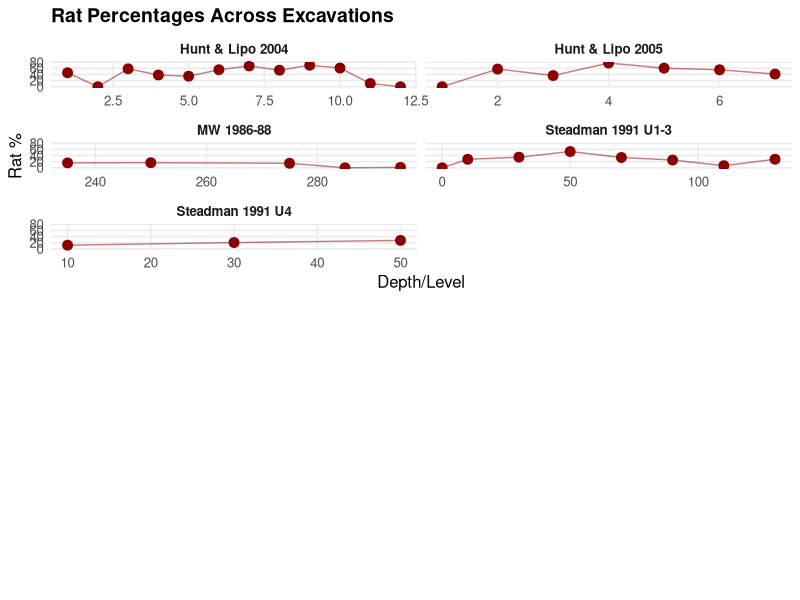
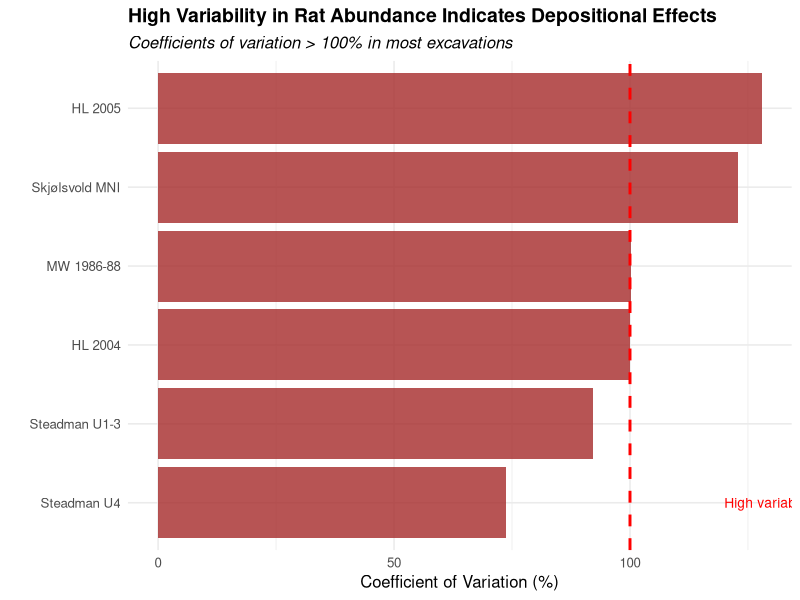
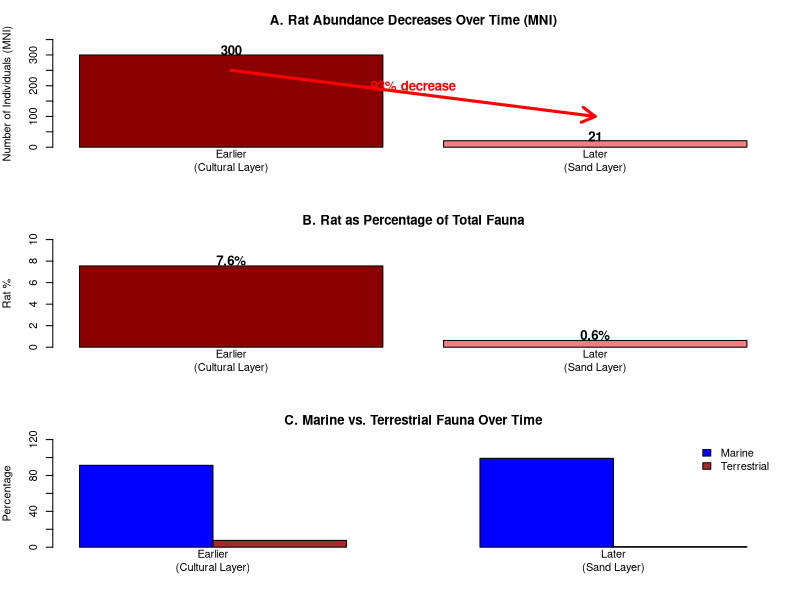
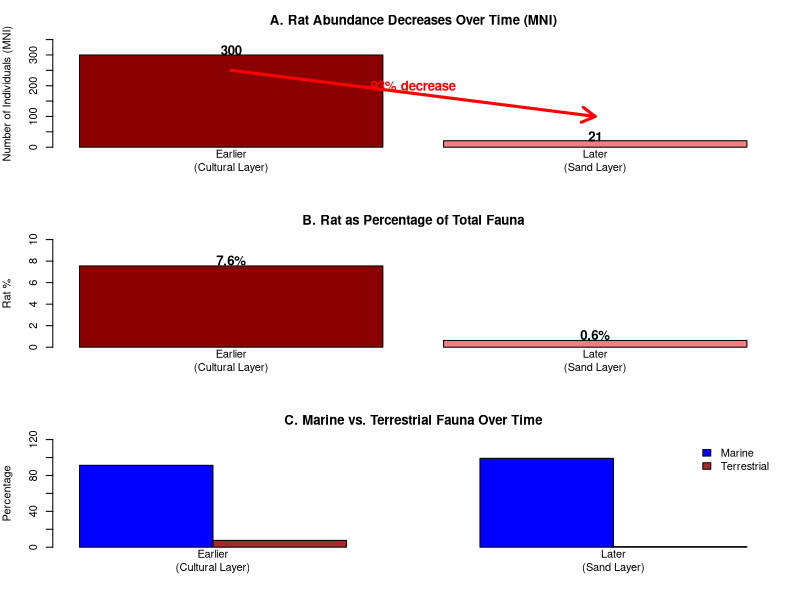
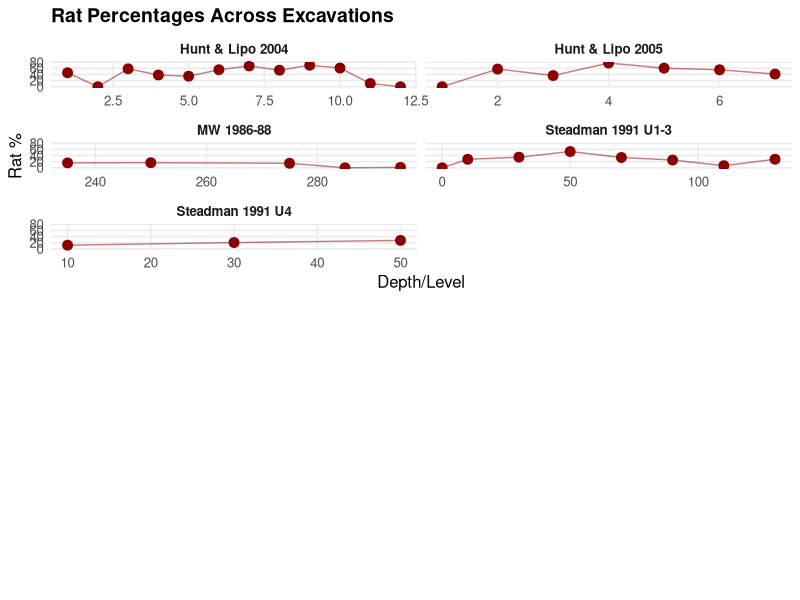
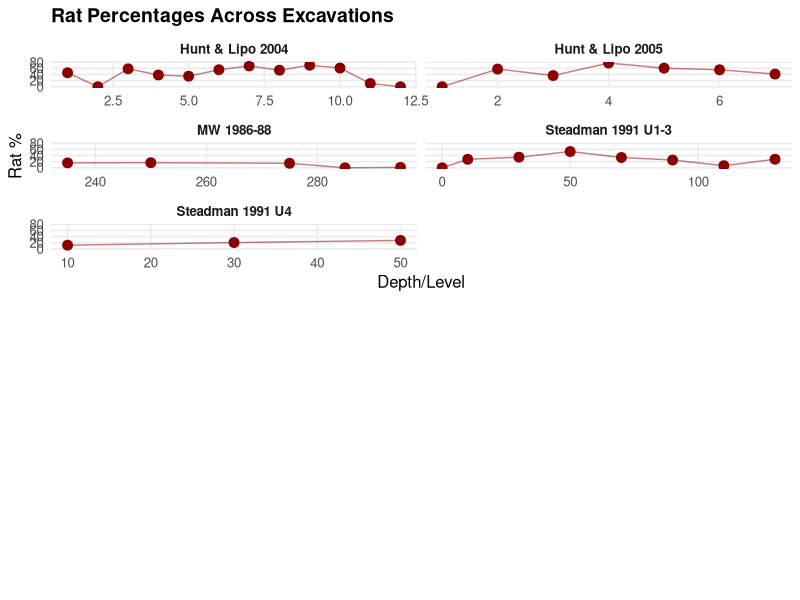
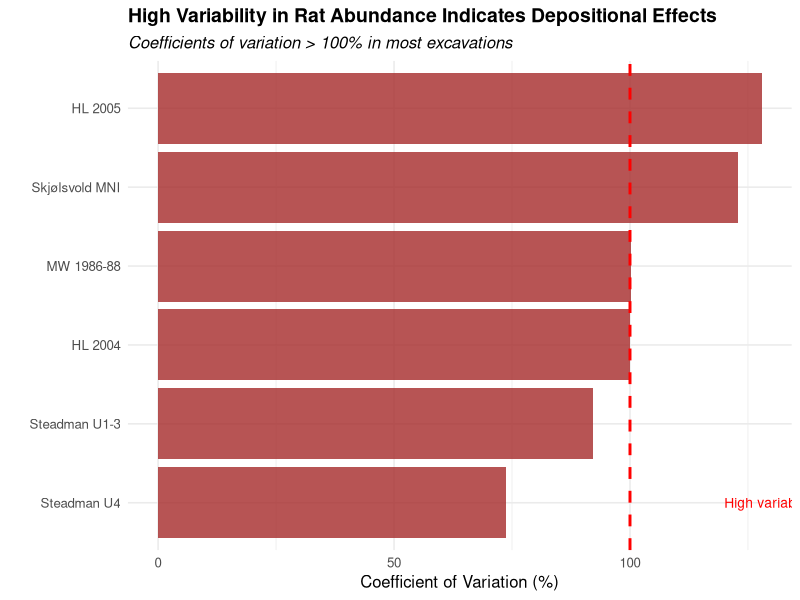
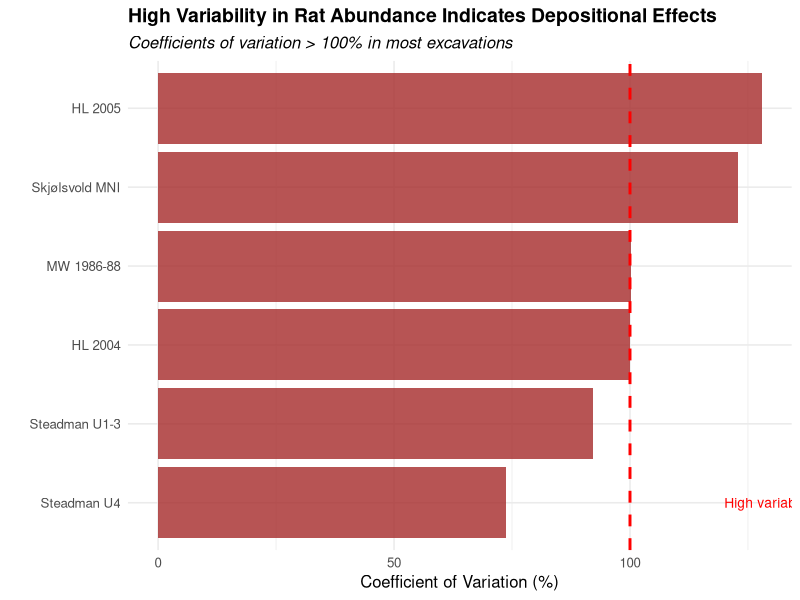

Source code (R) for these figures, in order:
# =============================================================================
# RAPA NUI RAT IMPACT ANALYSIS - FIGURE GENERATION
# =============================================================================
# This script analyzes archaeological faunal data to test two competing hypotheses
# about Polynesian rat (Rattus exulans) population dynamics on Rapa Nui:
# 
# 1. FALLBACK FOOD HYPOTHESIS: Predicts rats became increasingly important as 
#    marine/bird resources were depleted (part of "ecocide" narrative)
# 2. BOOM-BUST HYPOTHESIS: Predicts explosive growth followed by decline,
#    typical of invasive species trajectories
#
# The analysis examines rat remains from multiple excavations at Anakena 
# spanning 1986-2005 to determine which model best explains the data.
# =============================================================================

# Load required libraries
library(ggplot2)    # For creating publication-quality plots
library(dplyr)      # For data manipulation and summarization
library(tidyr)      # For data reshaping
library(gridExtra)  # For arranging multiple plots

# Helper function to copy figures to paper_figures directory with correct names
copy_to_paper_figures <- function(source_file, paper_figure_name) {
  # Ensure paper_figures directory exists
  paper_figures_dir <- "../paper_figures"
  if (!dir.exists(paper_figures_dir)) {
    dir.create(paper_figures_dir, recursive = TRUE)
  }
  
  # Get file extension
  ext <- tools::file_ext(source_file)
  
  # Create destination path
  dest_file <- file.path(paper_figures_dir, paste0(paper_figure_name, ".", ext))
  
  # Copy file if source exists
  if (file.exists(source_file)) {
    file.copy(source_file, dest_file, overwrite = TRUE)
    cat(paste0("  → Copied to paper_figures/", paper_figure_name, ".", ext, "\n"))
  }
}
library(scales)     # For axis formatting
library(knitr)      # For document generation
library(svglite)    # For saving vector graphics

# -----------------------------------------------------------------------------
# SETUP: Create figures directory if it doesn't exist
# -----------------------------------------------------------------------------
# Use the main figures directory for consistency with Python outputs
if (!dir.exists("../figures")) {
  dir.create("../figures")
}

# =============================================================================
# DATA PREPARATION
# =============================================================================
# Each dataset represents rat remains from different excavation campaigns.
# These data will test whether rat populations followed:
# - Resource depression model (increasing over time as fallback food)
# - Invasive species model (boom early, bust later as forest depleted)
#
# MNI = Minimum Number of Individuals (counting method based on most frequent element)
# NISP = Number of Identified Specimens (raw count of identifiable bones)

# -----------------------------------------------------------------------------
# Skjølsvold 1987-1988 excavation
# -----------------------------------------------------------------------------
# CRITICAL DATASET: Provides clearest temporal control with two distinct layers
# Shows 93% DECREASE from early to late - key evidence for boom-bust model
skjolsvold_rat <- data.frame(
  Layer = c("Cultural Layer (Earlier)", "Sand Layer (Later)"),
  Rat_MNI = c(300, 21),        # 93% decrease supports boom-bust, not fallback
  Total_MNI = c(3970, 3345),   # Total fauna including fish, birds, etc.
  Stratigraphy = "Temporal"
)
# Calculate percentage of rats in total faunal assemblage
skjolsvold_rat$Rat_Percent <- (skjolsvold_rat$Rat_MNI / skjolsvold_rat$Total_MNI) * 100

# -----------------------------------------------------------------------------
# Martinsson-Wallin & Crockford 1986-1988 excavation
# -----------------------------------------------------------------------------
# Uses NISP counts at different depths (deeper = older)
# Variable abundances reflect depositional processes
mw_rat <- data.frame(
  Depth = c("230-240cm", "240-260cm", "270-280cm", "280-290cm", "290-300cm"),
  Depth_Numeric = c(235, 250, 275, 285, 295),  # Midpoint of each depth range
  Rat_NISP = c(12, 56, 26, 0, 1),              # Note peak at 240-260cm (earlier)
  Total_NISP = c(75, 336, 177, 4, 80),         # Total identifiable bones
  Stratigraphy = "Depth"
)
mw_rat$Rat_Percent <- (mw_rat$Rat_NISP / mw_rat$Total_NISP) * 100

# -----------------------------------------------------------------------------
# Steadman 1991 excavations - Units 1-3
# -----------------------------------------------------------------------------
# Larger excavation showing general decline from deeper (older) deposits
steadman_u13_rat <- data.frame(
  Depth = c("Surface", "0-20", "20-40", "40-60", "60-80", "80-100", "100-120", ">120"),
  Depth_Numeric = c(0, 10, 30, 50, 70, 90, 110, 130),
  Rat_NISP = c(0, 252, 480, 616, 196, 44, 19, 536),  # Peak in middle depths
  Total_NISP = c(20, 912, 1382, 1163, 583, 174, 273, 1926),
  Stratigraphy = "Depth"
)
steadman_u13_rat$Rat_Percent <- (steadman_u13_rat$Rat_NISP / steadman_u13_rat$Total_NISP) * 100

# -----------------------------------------------------------------------------
# Steadman 1991 excavations - Unit 4
# -----------------------------------------------------------------------------
# Shows increasing trend with depth (older deposits have more rats)
steadman_u4_rat <- data.frame(
  Depth = c("0/3-18/22", "18/22-37/40", "37/40-57/60"),
  Depth_Numeric = c(10, 30, 50),
  Rat_NISP = c(20, 60, 116),  # Increases with depth (age)
  Total_NISP = c(166, 292, 420),
  Stratigraphy = "Depth"
)
steadman_u4_rat$Rat_Percent <- (steadman_u4_rat$Rat_NISP / steadman_u4_rat$Total_NISP) * 100

# -----------------------------------------------------------------------------
# Hunt & Lipo 2004 excavation
# -----------------------------------------------------------------------------
# Peak abundance in middle levels (VI-VIII), lower in upper levels
# Pattern consistent with boom-bust trajectory
hl2004_rat <- data.frame(
  Level = paste("Level", c("I", "II", "III", "IV", "V", "VI", "VII", "VIII", "IX", "X", "XI", "XII")),
  Level_Numeric = 1:12,  # Level I is shallowest (most recent)
  Rat_NISP = c(35, 0, 119, 213, 132, 296, 806, 433, 269, 62, 18, 0),
  Total_NISP = c(77, 6, 204, 558, 385, 535, 1191, 805, 385, 102, 171, 1),
  Stratigraphy = "Level"
)
hl2004_rat$Rat_Percent <- (hl2004_rat$Rat_NISP / hl2004_rat$Total_NISP) * 100

# -----------------------------------------------------------------------------
# Hunt & Lipo 2005 excavation
# -----------------------------------------------------------------------------
# Similar pattern: higher in middle levels, lower in upper (recent) levels
hl2005_rat <- data.frame(
  Level = paste("Level", c("I", "II", "III", "IV", "V", "VI", "VII")),
  Level_Numeric = 1:7,
  Rat_NISP = c(0, 151, 4, 77, 58, 665, 179),  # Peak at Level VI
  Total_NISP = c(2, 263, 11, 100, 96, 1206, 435),
  Stratigraphy = "Level"
)
hl2005_rat$Rat_Percent <- (hl2005_rat$Rat_NISP / hl2005_rat$Total_NISP) * 100

# =============================================================================
# FIGURE 1: TEMPORAL DECLINE IN RAT ABUNDANCE - TESTING COMPETING HYPOTHESES
# =============================================================================
# This figure tests two competing hypotheses:
# 1. FALLBACK FOOD: Predicts INCREASING rats over time as other resources depleted
# 2. BOOM-BUST: Predicts DECREASING rats over time following invasive species dynamics
#
# The 93% decrease from early to late directly contradicts fallback food hypothesis
# and strongly supports boom-bust trajectory typical of invasive species

# Save as PNG (high resolution for print)
png("../figures/archaeological_temporal_decline.png", width = 10, height = 10, units = "in", res = 300)

# Set up 3-panel layout
par(mfrow = c(3, 1),      # 3 rows, 1 column
    mar = c(4, 4, 3, 2))  # margins: bottom, left, top, right

# -----------------------------------------------------------------------------
# Panel A: Raw MNI counts showing dramatic decline
# -----------------------------------------------------------------------------
# This 93% decrease is the KEY FINDING supporting boom-bust model
barplot(skjolsvold_rat$Rat_MNI, 
        names.arg = c("Earlier\n(Cultural Layer)", "Later\n(Sand Layer)"),
        main = "A. Rat Abundance Decreases Over Time (MNI)",
        ylab = "Number of Individuals (MNI)",
        col = c("darkred", "lightcoral"),  # Darker = older
        ylim = c(0, 350))

# Add value labels on bars
text(c(0.7, 1.9),                                    # x positions for bars
     skjolsvold_rat$Rat_MNI + 15,                    # y positions (above bars)
     skjolsvold_rat$Rat_MNI,                         # values to display
     font = 2, cex = 1.2)                            # bold, larger text

# Add arrow showing decline - emphasizes boom-bust pattern
arrows(0.7, 250, 1.9, 100, length = 0.15, lwd = 3, col = "red")
text(1.3, 200, "93% decrease", col = "red", font = 2, cex = 1.2)

# -----------------------------------------------------------------------------
# Panel B: Percentages to control for sample size differences
# -----------------------------------------------------------------------------
# Shows decline is not just absolute numbers but proportion of diet
barplot(skjolsvold_rat$Rat_Percent, 
        names.arg = c("Earlier\n(Cultural Layer)", "Later\n(Sand Layer)"),
        main = "B. Rat as Percentage of Total Fauna",
        ylab = "Rat %",
        col = c("darkred", "lightcoral"),
        ylim = c(0, 10))

# Add percentage labels
text(c(0.7, 1.9), 
     skjolsvold_rat$Rat_Percent + 0.5, 
     paste0(round(skjolsvold_rat$Rat_Percent, 1), "%"), 
     font = 2, cex = 1.2)

# -----------------------------------------------------------------------------
# Panel C: Compare marine vs. terrestrial resources
# -----------------------------------------------------------------------------
# Shows marine intensification (91% to 99%) as rats decline
# This pattern contradicts resource depression leading to fallback foods
marine_pct <- c(91.3, 99.1)      # Increases over time
terrestrial_pct <- c(7.6, 0.7)   # Decreases over time (includes rats)
comparison_data <- rbind(marine_pct, terrestrial_pct)
colnames(comparison_data) <- c("Earlier\n(Cultural Layer)", "Later\n(Sand Layer)")

barplot(comparison_data, 
        beside = TRUE,           # Bars side by side, not stacked
        main = "C. Marine vs. Terrestrial Fauna Over Time",
        ylab = "Percentage",
        col = c("blue", "brown"),
        legend = c("Marine", "Terrestrial"),
        args.legend = list(x = "topright", bty = "n"),  # Legend position
        ylim = c(0, 120))

dev.off()  # Close PNG device

# Copy as Figure 9 to paper_figures
copy_to_paper_figures("../figures/archaeological_temporal_decline.png", "Figure_9")

# Save as SVG (vector format for publication)
svglite("../figures/archaeological_temporal_decline.svg", width = 10, height = 10)
# [Repeat same plotting code as above]
par(mfrow = c(3, 1), mar = c(4, 4, 3, 2))

# Panel A: Raw MNI counts
barplot(skjolsvold_rat$Rat_MNI, 
        names.arg = c("Earlier\n(Cultural Layer)", "Later\n(Sand Layer)"),
        main = "A. Rat Abundance Decreases Over Time (MNI)",
        ylab = "Number of Individuals (MNI)",
        col = c("darkred", "lightcoral"),
        ylim = c(0, 350))
text(c(0.7, 1.9), skjolsvold_rat$Rat_MNI + 15, skjolsvold_rat$Rat_MNI, font = 2, cex = 1.2)
arrows(0.7, 250, 1.9, 100, length = 0.15, lwd = 3, col = "red")
text(1.3, 200, "93% decrease", col = "red", font = 2, cex = 1.2)

# Panel B: Percentages
barplot(skjolsvold_rat$Rat_Percent, 
        names.arg = c("Earlier\n(Cultural Layer)", "Later\n(Sand Layer)"),
        main = "B. Rat as Percentage of Total Fauna",
        ylab = "Rat %",
        col = c("darkred", "lightcoral"),
        ylim = c(0, 10))
text(c(0.7, 1.9), skjolsvold_rat$Rat_Percent + 0.5, 
     paste0(round(skjolsvold_rat$Rat_Percent, 1), "%"), font = 2, cex = 1.2)

# Panel C: Compare with marine resources
barplot(comparison_data, 
        beside = TRUE,
        main = "C. Marine vs. Terrestrial Fauna Over Time",
        ylab = "Percentage",
        col = c("blue", "brown"),
        legend = c("Marine", "Terrestrial"),
        args.legend = list(x = "topright", bty = "n"),
        ylim = c(0, 120))
dev.off()

# Copy SVG as Figure 9 to paper_figures
copy_to_paper_figures("../figures/archaeological_temporal_decline.svg", "Figure_9")

# Display in R/RStudio for preview
par(mfrow = c(3, 1), mar = c(4, 4, 3, 2))
# [Same plotting code repeated for display]

# =============================================================================
# FIGURE 2: RAT ABUNDANCE ACROSS ALL EXCAVATIONS - BOOM-BUST PATTERNS
# =============================================================================
# This figure examines whether the 93% decline seen in Skjølsvold's excavation
# represents a broader boom-bust pattern across multiple excavations.
# Generally shows higher abundances in earlier contexts, lower in later ones.

# -----------------------------------------------------------------------------
# Data preparation: Standardize column names for combining datasets
# -----------------------------------------------------------------------------
# Since some excavations use "Depth" and others use "Level", we need to
# standardize the column names before combining

# Excavations measured by depth
mw_rat_std <- mw_rat %>%
  rename(Context = Depth, Context_Numeric = Depth_Numeric) %>%
  mutate(Excavation = "MW 1986-88", Year = 1986)

steadman_u13_rat_std <- steadman_u13_rat %>%
  rename(Context = Depth, Context_Numeric = Depth_Numeric) %>%
  mutate(Excavation = "Steadman 1991 U1-3", Year = 1991)

steadman_u4_rat_std <- steadman_u4_rat %>%
  rename(Context = Depth, Context_Numeric = Depth_Numeric) %>%
  mutate(Excavation = "Steadman 1991 U4", Year = 1991)

# Excavations measured by arbitrary levels
hl2004_rat_std <- hl2004_rat %>%
  rename(Context = Level, Context_Numeric = Level_Numeric) %>%
  mutate(Excavation = "Hunt & Lipo 2004", Year = 2004)

hl2005_rat_std <- hl2005_rat %>%
  rename(Context = Level, Context_Numeric = Level_Numeric) %>%
  mutate(Excavation = "Hunt & Lipo 2005", Year = 2005)

# Combine all standardized data into one dataframe
all_rat_data <- bind_rows(
  mw_rat_std,
  steadman_u13_rat_std,
  steadman_u4_rat_std,
  hl2004_rat_std,
  hl2005_rat_std
)

# -----------------------------------------------------------------------------
# Calculate mean rat percentages by excavation
# -----------------------------------------------------------------------------
# No directional trend over excavation years - contradicts systematic increase
# expected under fallback food hypothesis
mean_rats <- all_rat_data %>%
  filter(Total_NISP > 50) %>%  # Exclude contexts with very small samples
  group_by(Excavation, Year) %>%
  summarise(
    Mean_Rat_Percent = mean(Rat_Percent, na.rm = TRUE),
    n_samples = n(),            # Number of contexts averaged
    .groups = 'drop'
  )

# Add Skjølsvold data (which uses MNI, not NISP)
mean_rats <- bind_rows(mean_rats,
                       data.frame(Excavation = "Skjølsvold 1987-88",
                                  Year = 1987,
                                  Mean_Rat_Percent = mean(skjolsvold_rat$Rat_Percent),
                                  n_samples = 2))

# Print summary for verification
print("Mean rat percentages by year:")
print(mean_rats)

# -----------------------------------------------------------------------------
# Create faceted plot showing all excavations
# -----------------------------------------------------------------------------
# Patterns generally show higher abundances in deeper/earlier contexts
# Supporting boom-bust rather than increasing fallback food use
p1 <- ggplot(all_rat_data, aes(x = Context_Numeric, y = Rat_Percent)) +
  geom_point(size = 3, color = "darkred") +
  geom_line(color = "darkred", alpha = 0.5) +  # Connect points to show trends
  facet_wrap(~Excavation,                      # Separate panel for each excavation
             scales = "free_x",                 # Allow different x-axis scales
             ncol = 2) +                        # Two columns of panels
  theme_minimal(base_size = 12) +
  labs(title = "Rat Percentages Across Excavations",
       x = "Depth/Level", 
       y = "Rat %") +
  theme(plot.title = element_text(size = 14, face = "bold"),
        panel.grid.minor = element_blank(),     # Cleaner appearance
        strip.text = element_text(face = "bold"))  # Bold excavation names

# Save as PNG
png("../figures/archaeological_all_excavations.png", width = 10, height = 10, units = "in", res = 300)
grid.arrange(p1, heights = c(1, 1))
dev.off()

# Copy as Figure 10 to paper_figures
copy_to_paper_figures("../figures/archaeological_all_excavations.png", "Figure_10")

# Save as SVG
svg("../figures/archaeological_all_excavations.svg", width = 10, height = 10)
grid.arrange(p1, heights = c(1, 1))
dev.off()

# Copy SVG as Figure 10 to paper_figures
copy_to_paper_figures("../figures/archaeological_all_excavations.svg", "Figure_10")

# Display in R/RStudio
grid.arrange(p1, heights = c(1, 1))

# =============================================================================
# FIGURE 3: COEFFICIENT OF VARIATION ANALYSIS - DEPOSITIONAL EFFECTS
# =============================================================================
# High variability (CV > 100%) indicates depositional processes rather than
# stable dietary patterns. This suggests rat concentrations reflect natural
# death assemblages or specific activity areas, not just food consumption.
# Important for interpreting the boom-bust pattern vs. dietary signal.

# -----------------------------------------------------------------------------
# Calculate coefficient of variation for each excavation
# -----------------------------------------------------------------------------
# CV = (standard deviation / mean) × 100
# Higher values indicate more variability from depositional processes

cv_data <- data.frame(
  Excavation = c("Skjølsvold MNI", "MW 1986-88", "Steadman U1-3", 
                 "Steadman U4", "HL 2004", "HL 2005"),
  CV_Rat = c(
    # Skjølsvold: Using MNI counts - still shows high variability
    sd(skjolsvold_rat$Rat_MNI) / mean(skjolsvold_rat$Rat_MNI) * 100,
    
    # MW 1986-88: Only use contexts with adequate sample size
    sd(mw_rat$Rat_NISP[mw_rat$Total_NISP > 20]) / 
      mean(mw_rat$Rat_NISP[mw_rat$Total_NISP > 20]) * 100,
    
    # Steadman U1-3: All contexts
    sd(steadman_u13_rat$Rat_NISP) / mean(steadman_u13_rat$Rat_NISP) * 100,
    
    # Steadman U4: All contexts
    sd(steadman_u4_rat$Rat_NISP) / mean(steadman_u4_rat$Rat_NISP) * 100,
    
    # HL 2004: Only contexts with adequate sample
    sd(hl2004_rat$Rat_NISP[hl2004_rat$Total_NISP > 10]) / 
      mean(hl2004_rat$Rat_NISP[hl2004_rat$Total_NISP > 10]) * 100,
    
    # HL 2005: Only contexts with adequate sample
    sd(hl2005_rat$Rat_NISP[hl2005_rat$Total_NISP > 10]) / 
      mean(hl2005_rat$Rat_NISP[hl2005_rat$Total_NISP > 10]) * 100
  )
)

# Create horizontal bar plot (easier to read excavation names)
p3 <- ggplot(cv_data, aes(x = reorder(Excavation, CV_Rat), y = CV_Rat)) +
  geom_bar(stat = "identity", fill = "brown", alpha = 0.8) +
  coord_flip() +  # Flip to horizontal
  theme_minimal(base_size = 12) +
  labs(title = "High Variability in Rat Abundance Indicates Depositional Effects",
       subtitle = "Coefficients of variation > 100% in most excavations",
       x = "", 
       y = "Coefficient of Variation (%)") +
  geom_hline(yintercept = 100,        # Reference line at 100%
             linetype = "dashed", 
             color = "red", 
             size = 1) +
  annotate("text",                     # Label the reference line
           x = 1, y = 120, 
           label = "High variability threshold", 
           color = "red", 
           hjust = 0, 
           size = 3.5) +
  theme(plot.title = element_text(size = 14, face = "bold"),
        plot.subtitle = element_text(size = 12, face = "italic"))

# Save as PNG
ggsave("../figures/archaeological_variability.png", plot = p3, width = 10, height = 6, dpi = 300)

# Copy as Figure 11 to paper_figures
copy_to_paper_figures("../figures/archaeological_variability.png", "Figure_11")

# Save as SVG
ggsave("../figures/archaeological_variability.svg", plot = p3, width = 10, height = 6)

# Copy SVG as Figure 11 to paper_figures
copy_to_paper_figures("../figures/archaeological_variability.svg", "Figure_11")

# Display in R/RStudio
print(p3)

# =============================================================================
# FINAL OUTPUT MESSAGE
# =============================================================================
# Print summary of what was created and key findings

cat("\n=== FIGURE GENERATION COMPLETE ===\n")
cat("\nAll figures have been saved to: ../figures/\n")
cat("\nSaved files:\n")
cat("- archaeological_temporal_decline.png/.svg (3-panel showing 93% rat decline)\n")
cat("- archaeological_all_excavations.png/.svg (Faceted plot of all excavations)\n")
cat("- archaeological_variability.png/.svg (Coefficient of variation analysis)\n")
cat("\nKey findings visualized:\n")
cat("1. 93% decrease in rats over time SUPPORTS boom-bust invasive species model\n")
cat("2. Pattern CONTRADICTS fallback food hypothesis (would predict increase)\n")
cat("3. High variability (CV >100%) indicates depositional effects\n")
cat("4. Results consistent with ecological modeling showing 11.2 million rats\n")
cat("   within 47 years, followed by decline as palm forest depleted\n")
cat("\nConclusion: Invasive rat dynamics, not resource depression/ecocide narrative\n")
